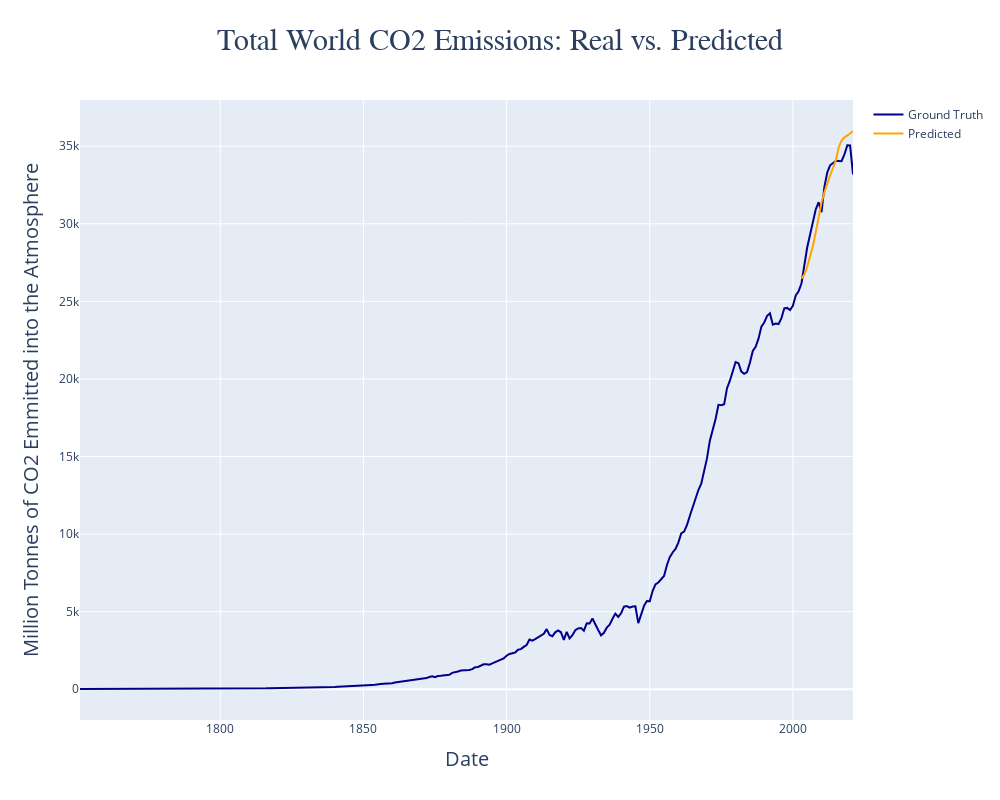

The cell this chart's notebook holds for it:
### Markdown cell above
# Best Model: Visualizing the Results

### Code cell
# Plotting the Results
fig = go.Figure()

fig.update_layout(
    width = 1000,
    height = 800,
    title = dict(
        text = 'Total World CO2 Emissions: Real vs. Predicted',
        font = dict(
            family = 'Arial',
            size = 30
        ),
        x = 0.5
    )
)

fig.update_xaxes(
    title_text = 'Date',
    title_font = {'size': 20}
)

fig.update_yaxes(
    title_text = 'Million Tonnes of CO2 Emmitted into the Atmosphere',
    title_font = {'size': 20}
)

fig.add_trace(
    go.Scatter(
        x = result['date'],
        y = result['co2'],
        mode = 'lines',
        name = 'Ground Truth',
        marker = dict(
            color = 'darkblue',
            size = 15
        )
    )
)

fig.add_trace(
    go.Scatter(
        x = result['date'],
        y = result['co2_pred'],
        mode = 'lines',
        name = 'Predicted',
        marker = dict(
            color = 'orange',
            size = 15
        )
    )
)

fig.show()

### Figure 1 — Plotly figure (JSON) as saved in the notebook; plotly's stock layout.template omitted (floating-point values rounded to 4 significant figures; data arrays with more than 128 entries replaced by an {"elided": "..."} marker saying what was removed)
{"data": [{"marker": {"color": "darkblue", "size": 15}, "mode": "lines", "name": "Ground Truth", "type": "scatter", "x": {"elided": "271 str values"}, "y": {"elided": "271 float values"}}, {"marker": {"color": "orange", "size": 15}, "mode": "lines", "name": "Predicted", "type": "scatter", "x": {"elided": "271 str values"}, "y": {"elided": "271 float values"}}], "layout": {"height": 800, "title": {"font": {"family": "Arial", "size": 30}, "text": "Total World CO2 Emissions: Real vs. Predicted", "x": 0.5}, "width": 1000, "xaxis": {"title": {"font": {"size": 20}, "text": "Date"}}, "yaxis": {"title": {"font": {"size": 20}, "text": "Million Tonnes of CO2 Emmitted into the Atmosphere"}}}}
